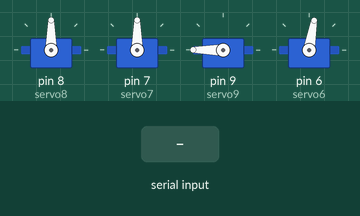
This sketch was run on a simulated Arduino Uno, built with avr-gcc and run on an emulated ATmega328P. Shown: 4 × servo. Inputs (shaded band) come from the test bench.

Above: at 3.2 s.
3.3 s: "1" received over Serial
At 3.8 s:
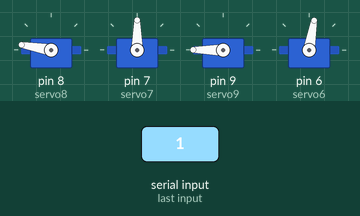
5.8 s: "2" received over Serial
At 6.6 s:
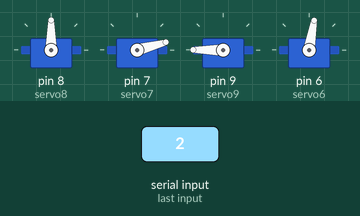
8.3 s: "4" received over Serial
At 8.8 s:
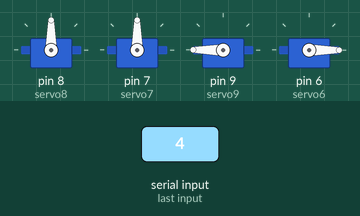
Timing chart, 0 to 11.3 s (numbered marks = the images above; inputs shaded):
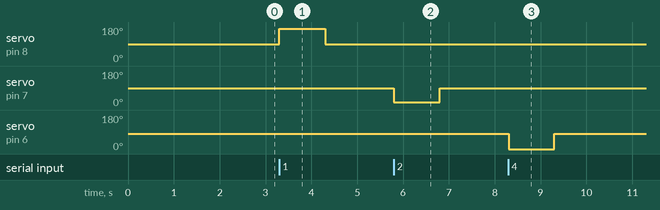

The sketch:

arduino_servo_control.ino
```cpp
#include <Servo.h>

Servo servo8; // Category 1: <40mm
Servo servo7; // Category 2: 40-50mm
Servo servo9; // Category 3: 50-60mm
Servo servo6; // Category 4: >60mm

// Home positions
const int HOME8 = 90;
const int HOME7 = 90;
const int HOME9 = 190;
const int HOME6 = 80;

// Active positions
const int ACTIVE8 = 170;
const int ACTIVE7 = 15;
const int ACTIVE9 = 280; // see note below
const int ACTIVE6 = 0;

void setup() {
  Serial.begin(9600);

  servo8.attach(8);
  servo7.attach(7);
  servo9.attach(9);
  servo6.attach(6);

  servo8.write(HOME8);
  servo7.write(HOME7);
  servo9.write(HOME9);
  servo6.write(HOME6);

  delay(2000);
}

void loop() {
  if (Serial.available() > 0) {
    char command = Serial.read();

    switch (command) {
      case '1':
        servo8.write(ACTIVE8);
        delay(1000);
        servo8.write(HOME8);
        break;
      case '2':
        servo7.write(ACTIVE7);
        delay(1000);
        servo7.write(HOME7);
        break;
      case '3':
        servo9.write(ACTIVE9);
        delay(1000);
        servo9.write(HOME9);
        break;
      case '4':
        servo6.write(ACTIVE6);
        delay(1000);
        servo6.write(HOME6);
        break;
    }
  }
}
```

Measured:
- after the input at 3.3 s, servo on pin 8 (servo8): 90° → 170° at once, → 90° 1.0 s later
- after the input at 5.8 s, servo on pin 7 (servo7): 90° → 15° at once, → 90° 1.0 s later
- after the input at 8.3 s, servo on pin 6 (servo6): 80° → 0° at once, → 80° 1.0 s later
